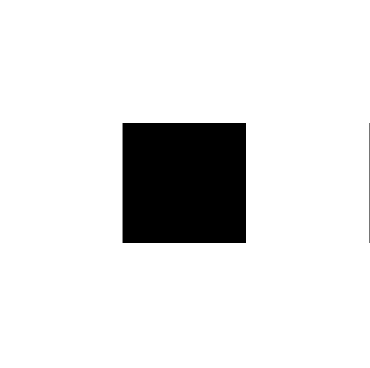
#> input picture images/Chess_Board.png, 370 x 368 px
$ python cluster_image.py   (older library calls are emulated)
#> lines starting #> are read from the running program, lines starting #| are printed output that depends on the picture
from mpl_toolkits.mplot3d import Axes3D
from skimage.color        import rgb2grey

import numpy             as np
import matplotlib.pyplot as plt

im = plt.imread('../../images/Chess_Board.png')
#> im is the input picture: shape (368, 370, 3) float32; min 0, max 1, mean 0.891
im_g = rgb2grey(im)

x  = np.linspace(0, 1, im_g.shape[0])
#> x = 368 values from 0 to 1
y  = np.linspace(0, 1, im_g.shape[1])
#> y = 370 values from 0 to 1

x,y  = np.meshgrid( x,y )

ax = plt.figure(figsize=(8,8)).add_subplot(111, projection='3d');

ax.plot_surface( x, y, im_g.T,
                   cmap='inferno',
                   linewidth=2,
                   antialiased=False )
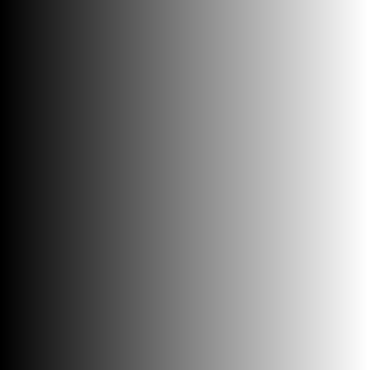
#> x: shape (370, 368) float64; min 0, max 1, mean 0.5
ax.set_aspect('equal')
plt.show()
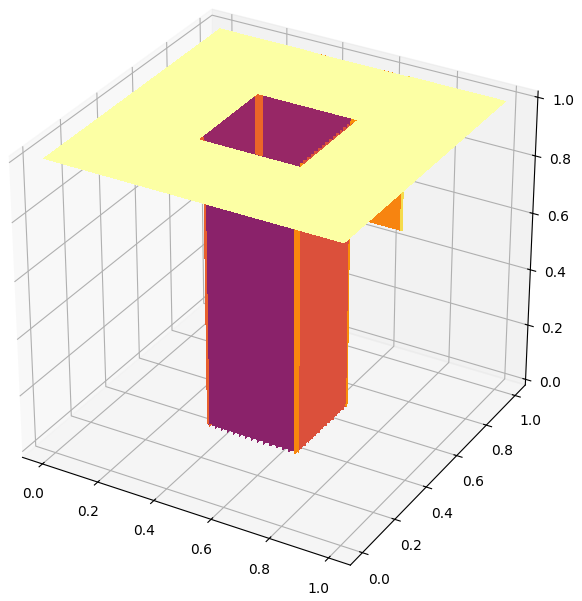
#> figure drawn by matplotlib, 1 panel
